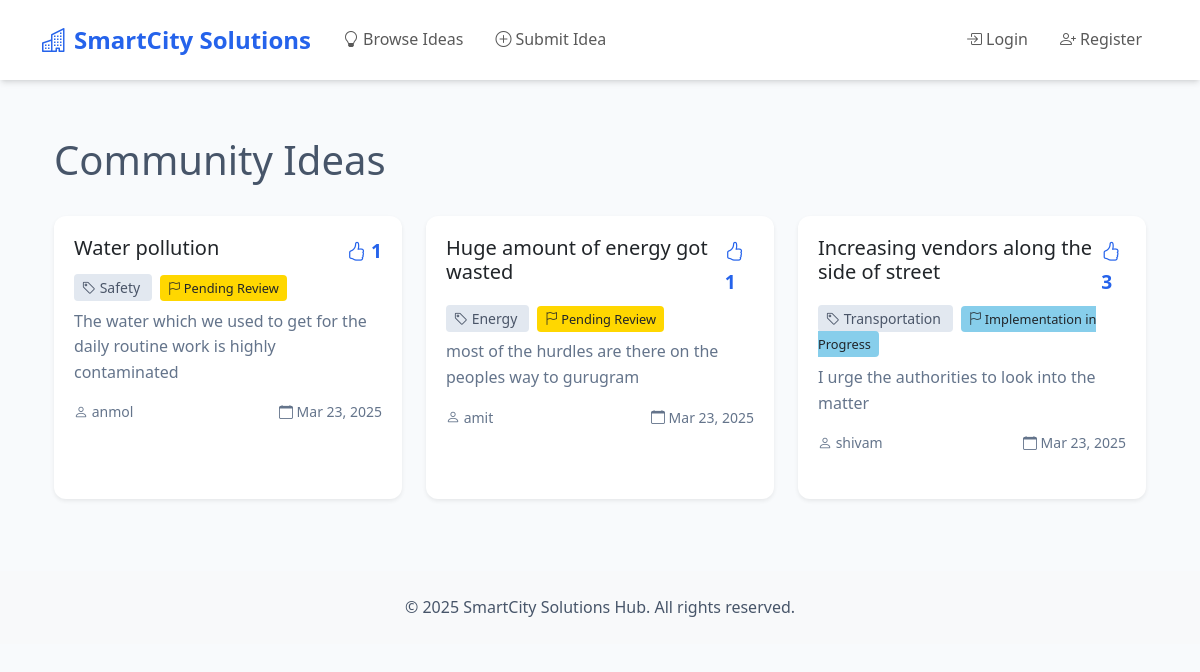
/ideas/, run on the app's committed database.
### solutions/models.py (models this page shows, shortened)
class Idea(models.Model):
    IMPLEMENTATION_STATUS = [
        ('pending', 'Pending Review'),
        ('approved', 'Approved for Implementation'),
        ('in_progress', 'Implementation in Progress'),
        ('completed', 'Implementation Completed'),
        ('rejected', 'Not Feasible')
    ]
    title = models.CharField(max_length=200)
    description = models.TextField()
    category = models.ForeignKey(Category, on_delete=models.CASCADE)
    author = models.ForeignKey(User, on_delete=models.CASCADE)
    created_at = models.DateTimeField(default=timezone.now)
    updated_at = models.DateTimeField(auto_now=True)
    location = models.CharField(max_length=200)
    latitude = models.DecimalField(max_digits=9, decimal_places=6, null=True, blank=True)
    longitude = models.DecimalField(max_digits=9, decimal_places=6, null=True, blank=True)
    status = models.CharField(max_length=20, choices=[
        ('pending', 'Pending'),
        ('under_review', 'Under Review'),
        ('approved', 'Approved'),
        ('implemented', 'Implemented'),
        ('rejected', 'Rejected')
    ], default='pending')
    implementation_status = models.CharField(
        max_length=20,
        choices=IMPLEMENTATION_STATUS,
        default='pending'
    )
    admin_notes = models.TextField(blank=True)
    implementation_date = models.DateField(null=True, blank=True)

class Category(models.Model):
    name = models.CharField(max_length=100)
    description = models.TextField(blank=True)
    class Meta:
        verbose_name_plural = "Categories"

### solutions/views.py (the view)
# urls.py: path('ideas/', views.idea_list, name='idea_list'),
def idea_list(request):
    category_id = request.GET.get('category')
    if category_id:
        ideas = Idea.objects.filter(category_id=category_id)
    else:
        ideas = Idea.objects.all()
    ideas = ideas.annotate(vote_count=Count('vote')).order_by('-created_at')
    context = {
        'ideas': ideas,
        'categories': Category.objects.all()
    }
    return render(request, 'solutions/idea_list.html', context)

### solutions/templates/solutions/idea_list.html (shortened to what this page needs)
{% extends 'solutions/base.html' %}
{% block content %}
<div class="container py-4">
    <div class="d-flex justify-content-between align-items-center mb-4">
        <h1>Community Ideas</h1>
    </div>
    <div class="row g-4">
        {% if ideas %}
            {% for idea in ideas %}
            <div class="col-md-6 col-lg-4">
                <div class="card h-100 idea-card shadow-sm">
                    <div class="card-body">
                        <div class="d-flex justify-content-between align-items-start mb-2">
                            <h5 class="card-title mb-0">
                                <a href="{% url 'solutions:idea_detail' idea.pk %}" class="text-decoration-none text-dark">
                                    {{ idea.title }}
                                </a>
                            </h5>
                            <span class="vote-count">
                                <i class="bi bi-hand-thumbs-up"></i> {{ idea.vote_count }}
                            </span>
                        </div>
                        <div class="mb-2">
                            <span class="category-badge">
                                <i class="bi bi-tag"></i> {{ idea.category.name }}
                            </span>
                            {% if idea.implementation_status %}
                            <span class="status-badge status-{{ idea.implementation_status }}" title="Implementation Status">
                                <i class="bi bi-flag"></i> {{ idea.get_implementation_status_display }}
                            </span>
                            {% endif %}
                        </div>
                        <p class="card-text text-muted mb-3">{{ idea.description|truncatewords:30 }}</p>
                        <div class="d-flex justify-content-between align-items-center">
                            <small class="text-muted">
                                <i class="bi bi-person"></i> {{ idea.author.username }}
                            </small>
                            <small class="text-muted">
                                <i class="bi bi-calendar"></i> {{ idea.created_at|date:"M d, Y" }}
                            </small>
                        </div>
                    </div>
                </div>
            </div>
            {% empty %}
            <div class="col-12">
                <div class="alert alert-info">
                    <i class="bi bi-info-circle me-2"></i>No ideas found in this category. Be the first to submit one!
                </div>
            </div>
            {% endfor %}
        {% else %}
            <div class="col-12">
                <div class="alert alert-info">
                    <i class="bi bi-info-circle me-2"></i>No ideas have been submitted yet. Be the first to share your idea!
                </div>
            </div>
        {% endif %}
    </div>
</div>
{% endblock %}

### solutions/templates/solutions/base.html (shortened to what this page needs)
<!DOCTYPE html>
<html lang="en">
<head>
    <link href="https://cdn.jsdelivr.net/npm/bootstrap@5.3.0/dist/css/bootstrap.min.css" rel="stylesheet">
    <link rel="stylesheet" href="https://cdn.jsdelivr.net/npm/bootstrap-icons@1.7.2/font/bootstrap-icons.css">
    <link rel="stylesheet" href="https://unpkg.com/leaflet@1.9.4/dist/leaflet.css" />
    <link href="https://cdn.jsdelivr.net/npm/bootstrap-icons@1.7.2/font/bootstrap-icons.css" rel="stylesheet">
</head>
<body>
    <nav class="navbar navbar-expand-lg navbar-light">
        <div class="container">
            <a class="navbar-brand" href="{% url 'solutions:home' %}">
                <i class="bi bi-buildings me-2"></i>SmartCity Solutions
            </a>
            <div class="collapse navbar-collapse" id="navbarNav">
                <ul class="navbar-nav me-auto">
                    <li class="nav-item">
                        <a class="nav-link" href="{% url 'solutions:idea_list' %}">
                            <i class="bi bi-lightbulb me-1"></i>Browse Ideas
                        </a>
                    </li>
                    <li class="nav-item">
                        <a class="nav-link" href="{% url 'solutions:idea_create' %}">
                            <i class="bi bi-plus-circle me-1"></i>Submit Idea
                        </a>
                    </li>
                </ul>
                <div class="navbar-nav ms-auto">
                    {% if user.is_authenticated %}
                        <a class="nav-link" href="{% url 'solutions:profile' %}">
                            <i class="bi bi-person-circle me-1"></i>{{ user.username }}
                        </a>
                            <a class="nav-link" href="{% url 'logout' %}">
                                <i class="bi bi-box-arrow-right me-1"></i>Logout
                            </a>
                    {% else %}
                            <a class="nav-link" href="{% url 'login' %}">
                                <i class="bi bi-box-arrow-in-right me-1"></i>Login
                            </a>
                            <a class="nav-link" href="{% url 'solutions:register' %}">
                                <i class="bi bi-person-plus me-1"></i>Register
                            </a>
                    {% endif %}
                </div>
            </div>
        </div>
    </nav>
    <div class="container mb-4">
        {% block content %}
        {% endblock %}
    </div>
    <footer class="bg-light py-4 mt-5">
        <div class="container text-center">
            <p class="mb-0">&copy; 2025 SmartCity Solutions Hub. All rights reserved.</p>
        </div>
    </footer>
</body>
</html>

### solutions/templates/solutions/idea_list.html (style rules this page uses)
.idea-card { transition: transform 0.2s; }
.status-badge { font-size: 0.8rem; padding: 0.25rem 0.5rem; border-radius: 0.25rem; margin-left: 0.5rem; }
.status-pending { background-color: #ffd700; }
.status-in_progress { background-color: #87ceeb; }
.vote-count { font-size: 1.2rem; font-weight: bold; color: #2563eb; }
.category-badge { background-color: #e2e8f0; color: #4a5568; padding: 0.25rem 0.5rem; border-radius: 0.25rem; font-size: 0.875rem; }

### solutions/templates/solutions/base.html (style rules this page uses)
:root { --primary-color: #2563eb; --secondary-color: #475569; --success-color: #22c55e; --background-color: #f8fafc; --card-shadow: 0 4px 6px -1px rgb(0 0 0 / 0.1), 0 2px 4px -2px rgb(0 0 0 / 0.1); }
body { background-color: var(--background-color); color: var(--secondary-color); line-height: 1.6; }
.navbar { background-color: white !important; box-shadow: var(--card-shadow); padding: 1rem 0; margin-bottom: 2rem; }
.navbar-brand { font-weight: 600; color: var(--primary-color) !important; font-size: 1.5rem; }
.nav-link { font-weight: 500; padding: 0.5rem 1rem !important; border-radius: 0.375rem; transition: all 0.2s; }
.card { border: none; border-radius: 0.75rem; box-shadow: var(--card-shadow); transition: transform 0.2s, box-shadow 0.2s; background: white; margin-bottom: 1.5rem; }
.card-body { padding: 1.25rem; }
.text-muted { color: #64748b !important; }

### data on the page
Idea: title "Water pollution", vote_count "1", category.name "Safety", implementation_status "Pending Review", description "The water which we used to get for the daily routine work is highly contaminated", author.username "anmol", created_at "Mar 23, 2025"
Idea: title "Huge amount of energy got wasted", vote_count "1", category.name "Energy", implementation_status "Pending Review", description "most of the hurdles are there on the peoples way to gurugram", author.username "amit", created_at "Mar 23, 2025"
Idea: title "Increasing vendors along the side of street", vote_count "3", category.name "Transportation", implementation_status "Implementation in Progress", description "I urge the authorities to look into the matter", author.username "shivam", created_at "Mar 23, 2025"
